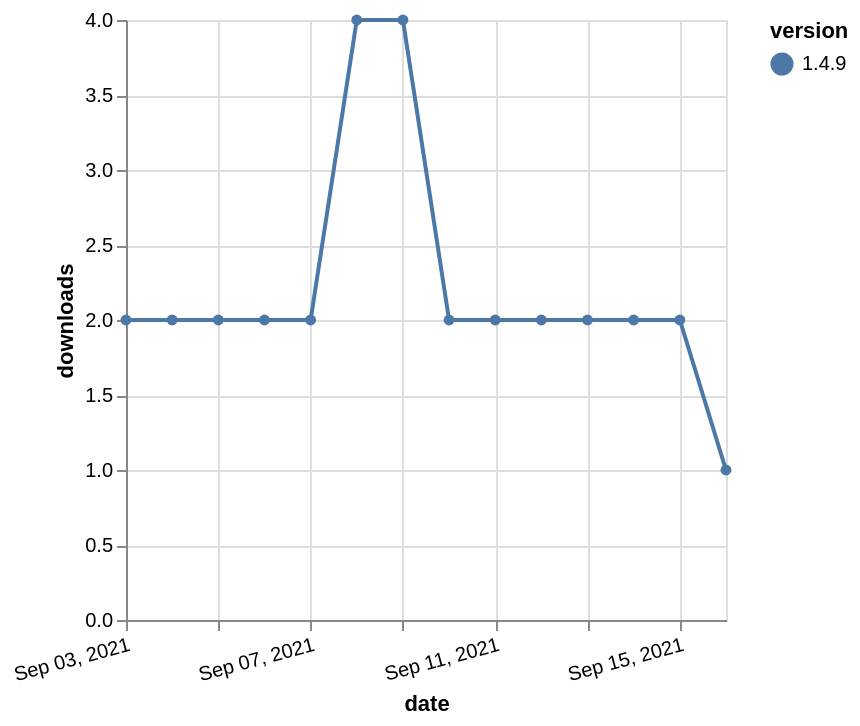

Specify this chart in Vega-Lite:
### Vega-Lite specification from a JSON file in a GitHub repository (floating-point values rounded to 4 significant figures)
{"$schema": "https://vega.github.io/schema/vega-lite/v5.json", "description": "A simple bar chart with embedded data.", "data": {"values": [{"date": "2021-09-03", "total": 3344, "delta": 2, "version": "1.4.9"}, {"date": "2021-09-04", "total": 3346, "delta": 2, "version": "1.4.9"}, {"date": "2021-09-05", "total": 3348, "delta": 2, "version": "1.4.9"}, {"date": "2021-09-06", "total": 3350, "delta": 2, "version": "1.4.9"}, {"date": "2021-09-07", "total": 3352, "delta": 2, "version": "1.4.9"}, {"date": "2021-09-08", "total": 3356, "delta": 4, "version": "1.4.9"}, {"date": "2021-09-09", "total": 3360, "delta": 4, "version": "1.4.9"}, {"date": "2021-09-10", "total": 3362, "delta": 2, "version": "1.4.9"}, {"date": "2021-09-11", "total": 3364, "delta": 2, "version": "1.4.9"}, {"date": "2021-09-12", "total": 3366, "delta": 2, "version": "1.4.9"}, {"date": "2021-09-13", "total": 3368, "delta": 2, "version": "1.4.9"}, {"date": "2021-09-14", "total": 3370, "delta": 2, "version": "1.4.9"}, {"date": "2021-09-15", "total": 3372, "delta": 2, "version": "1.4.9"}, {"date": "2021-09-16", "total": 3373, "delta": 1, "version": "1.4.9"}]}, "width": "container", "mark": {"type": "line", "point": {"filled": true}}, "encoding": {"x": {"field": "date", "type": "temporal", "timeUnit": "yearmonthdate", "title": "date", "axis": {"labelAngle": -15}}, "y": {"field": "delta", "type": "quantitative", "title": "downloads"}, "color": {"field": "version", "type": "nominal"}, "tooltip": {"field": "delta"}}}
